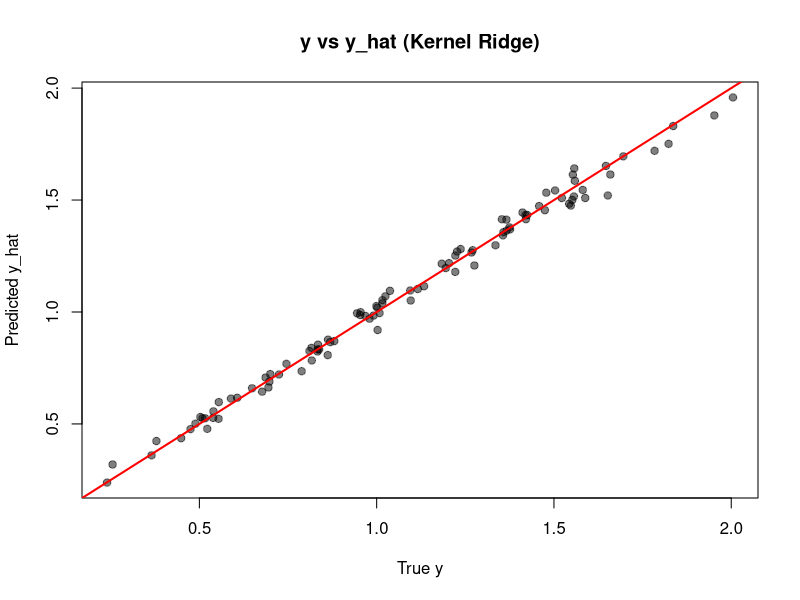
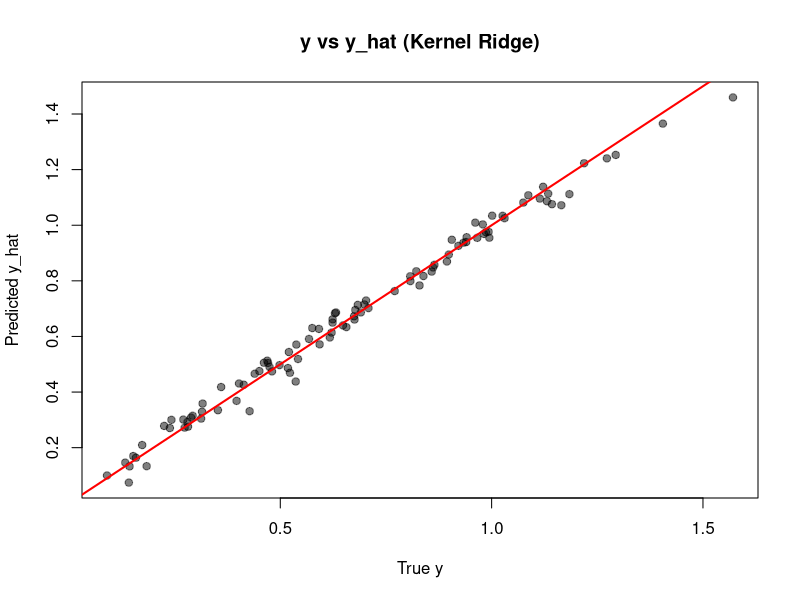

Generate these figures, in order, with R:
## ---- chunk 1
kernel_base <- function(X, q = 1 / ncol(X)) {

  n <- nrow(X)
  p <- ncol(X)

  normx <- drop((X^2) %*% rep(1, p))
  A <- X %*% t(X)
  D <- (-2 * A + normx) + outer(rep(1, n), normx)

  K <- exp(-q * D)
  K
}

# alpha select
kernel_ridge_fit <- function(K, y, lambda = 0.1) {
  n <- length(y)
  alpha <- solve(K + lambda * diag(n), y)
  alpha
}


# kernel function for prediction
kernel_cross <- function(X_train, X_new, q = 1 / ncol(X_train)) {

  norm_train <- rowSums(X_train^2)
  norm_new <- rowSums(X_new^2)

  D <- outer(norm_new, rep(1, length(norm_train))) +
       outer(rep(1, length(norm_new)), norm_train) -
       2 * X_new %*% t(X_train)

  exp(-q * D)
}

## kernel ridge function
kernel_ridge <- function(X, y, lambda = 0.1, q = 1 / ncol(X)) {

  # 1. kernel matrix
  K <- kernel_base(X, q)

  # 2. fit
  alpha <- kernel_ridge_fit(K, y, lambda)

  # 3. predict function
  predict <- function(X_new) {
    K_new <- kernel_cross(X, X_new, q)
    as.vector(K_new %*% alpha)
  }

  list(
    K = K,
    alpha = alpha,
    lambda = lambda,
    q = q,
    predict = predict
  )
}
## ---- chunk 2
set.seed(1)
n <- 100
p <- 5
X <- matrix(runif(n * p), nrow = n)

f_true <- function(X) {
  sin(X[,1]) + 0.5 * X[,2]^2 + X[,3]
}
sigma <- 0.01
y <- f_true(X) + rnorm(n, sd = sigma)
c(mean(y), sd(y))

model <- kernel_ridge(X, y, lambda = 0.05)

y_hat <- model$predict(X)
y_hat
c(mean(y_hat), sd(y_hat))

# mse
mean((y-y_hat)^2)
## ---- chunk 3
plot(y, y_hat,
     xlab = "True y",
     ylab = "Predicted y_hat",
     main = "y vs y_hat (Kernel Ridge)",
     pch = 19, col = rgb(0, 0, 0, 0.5))

abline(a = 0, b = 1, col = "red", lwd = 2)
## ---- chunk 4
set.seed(1)
n <- 100
p <- 5
X <- matrix(runif(n * p), nrow = n)

f_true <- function(X) {
  X[,1] * X[,2] + sin(X[,3])
}

sigma <- 0.01
y <- f_true(X) + rnorm(n, sd = sigma)
c(mean(y), sd(y))

model <- kernel_ridge(X, y, lambda = 0.05)

y_hat <- model$predict(X)
y_hat
c(mean(y_hat), sd(y_hat))

# mse
mean((y-y_hat)^2)
## ---- chunk 5
plot(y, y_hat,
     xlab = "True y",
     ylab = "Predicted y_hat",
     main = "y vs y_hat (Kernel Ridge)",
     pch = 19, col = rgb(0, 0, 0, 0.5))

abline(a = 0, b = 1, col = "red", lwd = 2)
